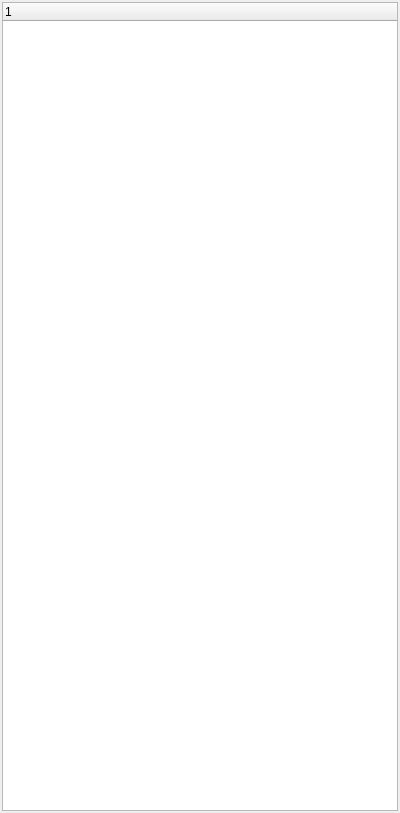
<?xml version="1.0" encoding="UTF-8"?>
<ui version="4.0">
 <class>CLayerAttribute</class>
 <widget class="QWidget" name="CLayerAttribute">
  <property name="geometry">
   <rect>
    <x>0</x>
    <y>0</y>
    <width>400</width>
    <height>813</height>
   </rect>
  </property>
  <property name="windowTitle">
   <string>Form</string>
  </property>
  <layout class="QVBoxLayout" name="verticalLayout">
   <property name="spacing">
    <number>2</number>
   </property>
   <property name="leftMargin">
    <number>2</number>
   </property>
   <property name="topMargin">
    <number>2</number>
   </property>
   <property name="rightMargin">
    <number>2</number>
   </property>
   <property name="bottomMargin">
    <number>2</number>
   </property>
   <item>
    <widget class="CTreeWidget" name="m_treeLayerAtrribute">
     <property name="columnCount">
      <number>1</number>
     </property>
     <column>
      <property name="text">
       <string notr="true">1</string>
      </property>
     </column>
    </widget>
   </item>
  </layout>
 </widget>
 <customwidgets>
  <customwidget>
   <class>CTreeWidget</class>
   <extends>QTreeWidget</extends>
   <header>Src_LayerManager/CTreeWidget.h</header>
  </customwidget>
 </customwidgets>
 <resources/>
 <connections/>
</ui>
